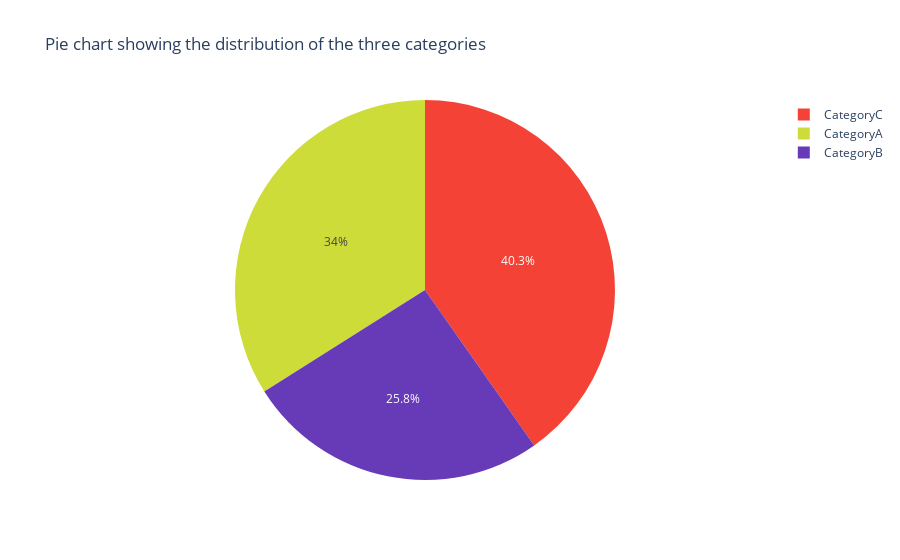

The notebook cell this image was saved under:
### Markdown cell above
### 1.1 Pie Chart

### Code cell
plot_pie = df.groupby('category').count().reset_index().rename(columns={'date': 'category_count'})

trace = go.Pie(labels=plot_pie['category'], values=plot_pie['category_count'], marker={'colors': ['#CDDC39', '#673AB7', '#F44336']})
fig = go.Figure(data = [trace])
fig.update_layout(title_text='Pie chart showing the distribution of the three categories')
iplot(fig)

### Figure 1 — Plotly figure (JSON) as saved in the notebook; plotly's stock layout.template omitted (floating-point values rounded to 4 significant figures)
{"data": [{"labels": ["CategoryA", "CategoryB", "CategoryC"], "marker": {"colors": ["#CDDC39", "#673AB7", "#F44336"]}, "type": "pie", "values": [54, 41, 64]}], "layout": {"title": {"text": "Pie chart showing the distribution of the three categories"}}}
